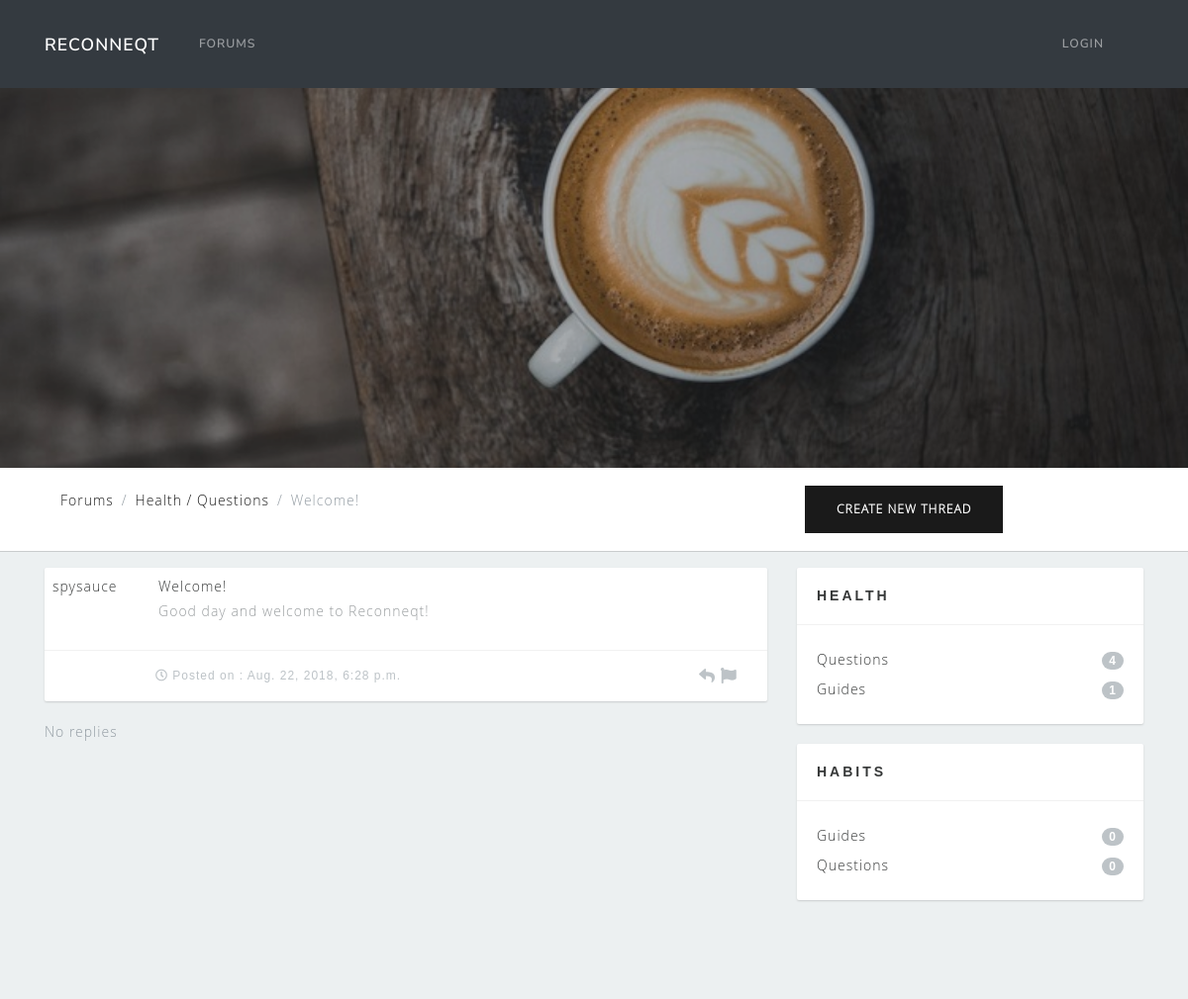
The page /forums/thread/2/ on the database its author committed.
### forums/models.py (models this page shows)
class Thread(models.Model):
    title = models.CharField(max_length=100)
    thread_created = models.DateTimeField(auto_now_add=True)
    thread_edited = models.DateTimeField(blank=True, null=True)
    user = models.ForeignKey(User, on_delete=models.CASCADE)
    subject_fk = models.ForeignKey('Subject', on_delete=models.CASCADE, related_name='threads')
    def __str__(self):
        return self.title

class Subject(models.Model):
    subject_name = models.CharField(max_length=100)
    parent = models.ForeignKey('self', blank=True, null=True, on_delete=models.CASCADE, related_name='children')
    def __str__(self):
        if self.parent is None:
            return self.subject_name
        else:
            return "{} / {}".format(self.parent, self.subject_name)

class Post(models.Model):
    content = models.CharField(max_length=1000)
    original = models.BooleanField(default=False)
    post_created = models.DateTimeField(auto_now_add=True)
    post_edited = models.DateTimeField(blank=True, null=True)
    user = models.ForeignKey(User, on_delete=models.CASCADE)
    thread_fk = models.ForeignKey('Thread', on_delete=models.CASCADE, related_name='posts')
    def __str__(self):
        return self.content

### forums/views.py (the view)
# urls.py: path('thread/<int:pk>/', views.thread_detail, name='thread_detail'),
def thread_detail(request, pk):
    try:
        parents = Subject.objects.filter(parent=None)
        children = Subject.objects.exclude(parent=None)
        thread = Thread.objects.get(pk=pk)
        posts = Post.objects.filter(thread_fk=thread).filter(original=False).order_by('post_created')
        post = Post.objects.filter(thread_fk=thread).get(original=True)
        context = {
            'parents': parents,
            'children': children,
            'thread': thread,
            'posts': posts,
            'post': post
        }
    except Thread.DoesNotExist:
        raise Http404("Thread does not exist")
    return render(request, 'forums/thread.html', context)

### forums/templatetags/forum_filters.py (called while the page is built)
@register.filter(name='slice_string')
def slice_string(value):
    parent, child = str(value).split('/')
    print("{} {}".format(parent, child))
    return child

### forums/templates/forums/thread.html (shortened to what this page needs)
{% extends 'forums/base_forums.html' %}
{% block breadcrumbs %}
<ol class="breadcrumb">
  <li class="breadcrumb-item"><a href="{% url 'forum' %}">Forums</a></li>
  <li class="breadcrumb-item"><a href="{% url 'threads' s_id=thread.subject_fk.pk %}">{{ thread.subject_fk }}</a></li>
  <li class="breadcrumb-item active">{{ thread }}</li>
{% endblock %}
{% block threads %}
  <div class="thread">
    <div class="posttop p-2">
      <div class="userinfo pull-left">
        {{ post.user }}
      </div>
      <div class="thread-title pull-left">
        {{ thread }}
        <p class="post">
          {{ post }}
        </p>
      </div>
      <div class="clearfix"></div>
    </div>
    <div class="post-info">
      {% if post.post_edited != None %}
        <div class="posted pull-left"><i class="far fa-clock"></i> Edited on : {{ post.post_edited }}</div>
      {% else %}
        <div class="posted pull-left"><i class="far fa-clock"></i> Posted on : {{ post.post_created }}</div>
      {% endif %}
      <div class="next pull-right">
        <a href="{% url 'post_new' pk=thread.id %}"><i class="fa fa-reply"></i></a>
        <a href="#"><i class="fa fa-flag"></i></a>
      </div>
      <div class="clearfix"></div>
    </div>
  </div>
  {% if posts.count == 0 %}
    No replies
  {% endif %}
{% endblock %}

### forums/templates/forums/base_forums.html (shortened to what this page needs)
{% extends 'habits/base_template.html' %}
{% load static %}
{% load forum_filters %}
{% block css %}
  <link href="{% static 'habits/css/forums.css' %}" rel="stylesheet">
{% endblock %}
{% block content %}
<header class="masthead-forums text-white text-center">
  <div class="overlay"></div>
</header>
<div class="middlenav">
  <div class="container">
    <div class="row">
      <div class="col-lg-8 col-md-8">
        {% block breadcrumbs %}{% endblock %}
      </div>
      <div class="col-lg-4 col-md-4">
        <a id="new-thread-button" href="{% url 'thread_new' %}" class="btn btn-primary m-2" method="POST">
          Create new thread
        </a>
      </div>
    </div>
  </div>
</div>
<div id="content-wrapper">
  <div class="container">
    <div class="row">
      <div class="col-lg-8 col-md-8">
        {% block threads %}{% endblock %}
      </div>
      <div class="col-lg-4 col-md-4">
        {% for s in parents %}
        <div class="sidebarblock">
          <h3>{{ s }}</h3>
          <div class="divline"></div>
          <div class="blocktxt">
            <ul class="cats">
              {% for c in children %}
                {% if c.parent == s %}
                  <li>
                    <a href="{% url 'threads' s_id=c.pk %}">
                      {{ c|slice_string }}
                      <span class="badge badge-primary badge-pill pull-right">{{ c.threads.count }}</span>
                    </a>
                  </li>
                {% endif %}
              {% endfor %}
            </ul>
          </div>
        </div>
        {% endfor %}
      </div>
    </div>
  </div>
</div>
{% endblock %}

### habits/static/habits/css/forums.css (style rules this page uses)
#content-wrapper { overflow-x: hidden; width: 100%; padding-top: 1rem; padding-bottom: 80px; background: #ecf0f1; font-family: 'Open Sans Light', sans-serif; }
header.masthead-forums { position: relative; background-color: #343a40; background: url("../img/pexels-photo-374147.jpeg") no-repeat center center; -webkit-background-size: cover; -moz-background-size: cover; -o-background-size: cover; background-size: cover; padding-top: 8rem; padding-bottom: 8rem; }
header.masthead-forums .overlay { position: absolute; background-color: #212529; height: 100%; width: 100%; top: 0; left: 0; opacity: 0.3; }
@media (min-width: 768px) { header.masthead-forums { padding-top: 12rem; padding-bottom: 12rem; } }
.middlenav { height: auto; border-bottom: 1px solid #c9cccd; padding: 10px; font-size: 14px; color: #363838; font-family: 'Open Sans Light', sans-serif; }
.pull-left { float: left !important; }
.pull-right { float: right !important; }
.userinfo { width: 15%; }
.thread { border-width: thin; background-color: #ffffff; border-radius: 2px; box-shadow: 0 1px 2px #c9cccd; margin-bottom: 20px; font-size: 14px; color: #363838; font-family: 'Open Sans Light', sans-serif; }
.thread-title { font-size: 14px; width: 85%; }
.post { font-size: 14px; color: #989c9e; font-family: 'Open Sans Light', sans-serif; line-height: 30px; }
.post-info { font-size: 14px; border-top: solid 1px #f1f1f1; line-height: 50px; padding: 0 30px 0 94px; }
.post-info .posted { width: 300px; margin-left: 18px; font-size: 12px; color: #bdc3c7; font-family: 'Open Sans Regular', sans-serif; }
.post-info .next { width: 90px; text-align: right; }
.post-info .next a { font-size: 16px; color: #bdc3c7; }
.sidebarblock { background-color: #ffffff; border-radius: 2px; box-shadow: 0 1px 2px #c9cccd; margin-bottom: 20px; }
.sidebarblock h3 { color: #363838; font-size: 14px; font-family: 'Open Sans Bold', sans-serif; margin: 0; padding: 20px; }
.sidebarblock .divline { height: 1px; line-height: 1px; border-bottom: solid 1px #f1f1f1; }
.sidebarblock .blocktxt { font-size: 14px; color: #363838; font-family: 'Open Sans Light', sans-serif; padding: 20px; }
ul.cats { margin: 0; padding: 0; }
ul.cats li { list-style: none; display: block; margin: 0; padding: 0; line-height: 30px; }
ul.cats li a { font-size: 14px; color: #363838; font-family: 'Open Sans Light', sans-serif; line-height: 30px; }
ul.cats .badge { background-color: #bdc3c7; font-size: 12px; color: #ffffff; font-family: 'Open Sans Bold', sans-serif; margin-top: 7px; }

### rows shown on the page
Thread: subject_fk "Health / Questions", title "Welcome!"
Post: user "spysauce", content "Good day and welcome to Reconneqt!", post_created "Aug. 22, 2018, 6:28 p.m."
Subject: parent+subject_name "HEALTH"
Subject: parent+subject_name "Questions", threads.count "4"
Subject: parent+subject_name "Guides", threads.count "1"
Subject: parent+subject_name "HABITS"
Subject: parent+subject_name "Guides", threads.count "0"
Subject: parent+subject_name "Questions", threads.count "0"
